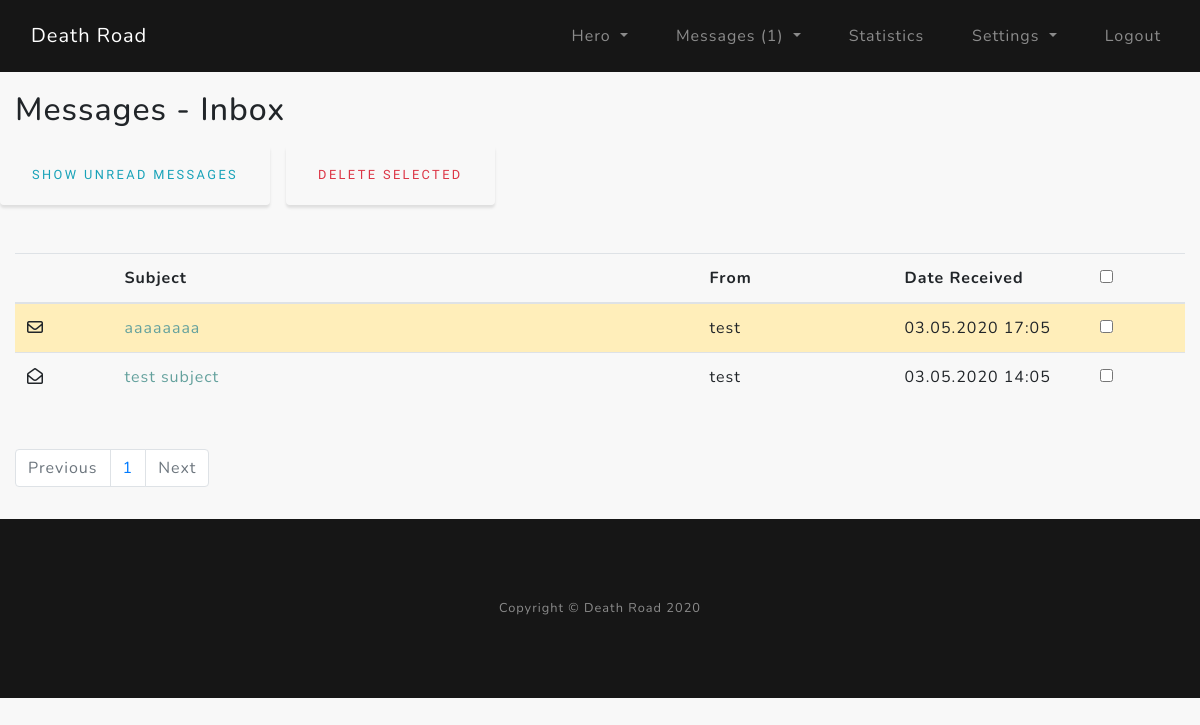
Page /msg_inbox (signed in) on the committed database.
### core/models.py (models this page shows)
class Messages(db.Model):
    __tablename__ = "messages"
    mid = Column(Integer, primary_key=True)  # message ID
    recipient = Column(String(32))  # recipient - user id from name
    sender = Column(String(32))  # sender - current user id
    subject_msg = Column(String(32))  # subject_msg - msg subject
    body_msg = Column(Text)  # body_msg - message body
    date = Column(DateTime)  # date - date sent
    seen = Column(Boolean)  # seen - message seen
    del_in = Column(Boolean)  # del_in - delete message from inbox
    del_out = Column(Boolean)  # del_out - delete message from outbox

### core/messages/routes.py (the view, shortened to what this page needs)
@msgs.route("/msg_inbox", methods=["POST", "GET"])
@login_required
def msg_inbox():
    page = request.args.get("page", 1, type=int)
    msg_per_page = User.query.get_or_404(current_user.id)
    get_unread_msgs = unread_msgs(current_user.username)
    if request.args and request.args.get("unread") == "true":
        unread_msg_count = Messages.query. \
            filter_by(recipient=current_user.username, del_in=False, seen=False). \
            count()
        msgs_received = Messages.query. \
            order_by(Messages.date.desc()). \
            filter_by(recipient=current_user.username, del_in=False, seen=False). \
            paginate(page=page, per_page=unread_msg_count)
    else:
        msgs_received = Messages.query. \
            order_by(Messages.date.desc()). \
            filter_by(recipient=current_user.username, del_in=False). \
            paginate(page=page, per_page=msg_per_page.msg_per_page)
    next_page_button = url_for("msgs.msg_inbox", page=msgs_received.next_num) if msgs_received.next_num else None
    previous_page_button = url_for("msgs.msg_inbox", page=msgs_received.prev_num) if msgs_received.prev_num else None
    form = MessageMultipleDelete()
    return render_template("msg_inbox.html",
                           msgs_received=msgs_received,
                           next_page_button=next_page_button,
                           previous_page_button=previous_page_button,
                           form=form,
                           get_unread_msgs=get_unread_msgs)

### core/messages/forms.py
class MessageMultipleDelete(FlaskForm):
    multi_del = BooleanField()
    submit_del = SubmitField("Delete Selected")

### core/models.py (called while the page is built)
@login_manager.user_loader
def load_user(user_id):
    return User.query.get(int(user_id))

### core/utils/unread_msgs.py (called while the page is built)
def unread_msgs(current_acc_uname):
    gum = Messages.query.filter_by(recipient=current_acc_uname, del_in=False, seen=False).count()
    return gum

### core/templates/msg_inbox.html (shortened to what this page needs)
{% extends "layout.html" %}
{% block content %}
<section class="msg_inbox-section">
    <div class="container py-3">
        <div class="row">
            <div class="col-lg">
                <h2>Messages - Inbox</h2>
                <form method="post">
                    <div class="row mt-3">
                        {% if request.args.get("unread") %}
                            <a href="{{ url_for('msgs.msg_inbox') }}" class="btn btn-outline-info mr-3">Show All Messages</a>
                        {% else %}
                            <a href="?unread=true" class="btn btn-outline-info mr-3">Show Unread Messages</a>
                        {% endif %}
                        {{ form.submit_del(class="btn btn-outline-danger") }}
                    </div>
                    <table class="table table-hover my-5">
                        <thead>
                            <tr>
                                <th scope="col" class="col-md-1"></th>
                                <th scope="col" class="col-md-6">Subject</th>
                                <th scope="col" class="col-md-2">From</th>
                                <th scope="col" class="col-md-2">Date Received</th>
                                <th scope="col" class="col-md-1"><input type="checkbox" name="select_all" onclick="toggle(this)"></th>
                            </tr>
                        </thead>
                        <tbody>
                            {% for msgs_r in msgs_received.items %}
                            <tr {% if msgs_r.seen == 0 %} class="table-warning" {% endif %}>
                                <td>{% if msgs_r.seen == 0 %} <i class="far fa-envelope"></i> {% else %} <i class="far fa-envelope-open"></i> {% endif %}</td>
                                <td><a href="{{ url_for('msgs.msg_read', mid=msgs_r.mid) }}">{{ msgs_r.subject_msg }}</a></td>
                                <td>{{ msgs_r.sender }}</td>
                                <td>{{ msgs_r.date.strftime("%d.%m.%Y %H:%m") }}</td>
                                <td>{{ form.multi_del(value=msgs_r.mid) }}</td>
                            </tr>
                            {% endfor %}
                        </tbody>
                    </table>
                </form>
                <nav aria-label="pagination">
                    <ul class="pagination">
                        {% if msgs_received.prev_num != None %}
                            <li class="page-item"><a class="page-link"  href="{{ previous_page_button }}">Previous</a></li>
                        {% else %}
                            <li class="page-item disabled"><a class="page-link">Previous</a></li>
                        {% endif %}
                        {% for page_num in msgs_received.iter_pages(left_edge=1, right_edge=1, left_current=1, right_current=2) %}
                            {% if page_num %}
                                {% if msgs_received.page == page_num %}
                                    <li class="page-item"><a class="page-link"  href="{{ url_for('msgs.msg_inbox', page=page_num) }}">{{ page_num }}</a></li>
                                {% else %}
                                    <li class="page-item"><a class="page-link"  href="{{ url_for('msgs.msg_inbox', page=page_num) }}">{{ page_num }}</a></li>
                                {% endif %}
                            {% else %}
                                <span class="m-2"></span>
                            {% endif %}
                        {% endfor %}
                        {% if msgs_received.next_num != None %}
                            <li class="page-item"><a class="page-link"  href="{{ next_page_button }}">Next</a></li>
                        {% else %}
                            <li class="page-item disabled"><a class="page-link">Next</a></li>
                        {% endif %}
                    </ul>
                </nav>
            </div>
        </div>
    </div>
</section>
{% endblock %}

### core/static/custom-style.css (style rules this page uses)
html, body { scroll-behavior: smooth; }
body { font-family: 'Nunito'; letter-spacing: 0.0625em; background-color: #f8f8f8; }
a { color: #64a19d; }
@media (min-width: 1000px) { .container { max-width: 1600px; } }
.btn { box-shadow: 0 0.1875rem 0.1875rem 0 rgba(0, 0, 0, 0.1) !important; padding: 1.25rem 2rem; font-family: 'Varela Round'; font-size: 80%; text-transform: uppercase; letter-spacing: .15rem; border: 0; }
.msg_inbox-section { margin: 75px 0 0 0; }

### rows in the picture
Messages: seen False (drawn), subject_msg "aaaaaaaa", sender "test", date "03.05.2020 17:05"
Messages: seen True (drawn), subject_msg "test subject", sender "test", date "03.05.2020 14:05"

### other values in the picture
{{ get_unread_msgs }} "1"
{{ page_num }} "1"
